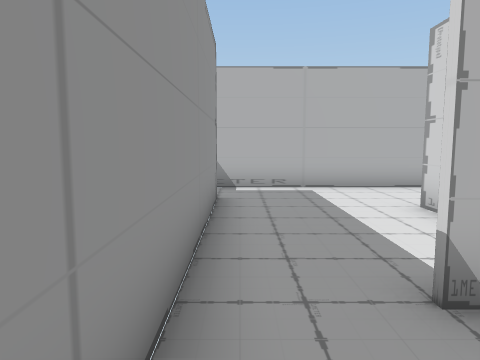
View 1 (above)

16 first-person views from a walk through a Unity game level. The camera is 1.2 m above the floor, tilts 6° down and sees 70° across. The floor is counted in squares, 1 m on a side. Each view is taken from the middle of a square. On the plan, view 1 faces up. The plan holds only what a view shows up to about 14 squares ahead; the rest is blank. The player is left out.

View 2
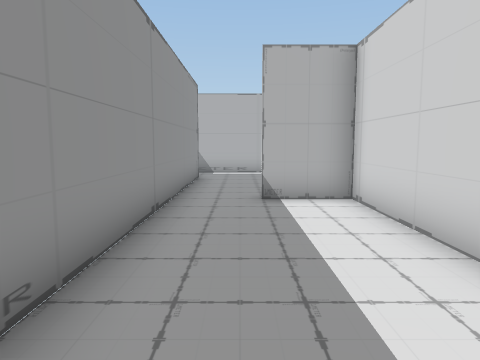

View 3
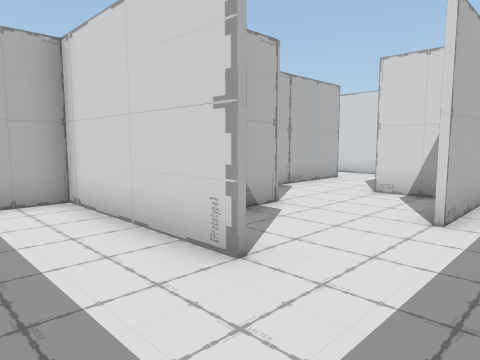

View 4
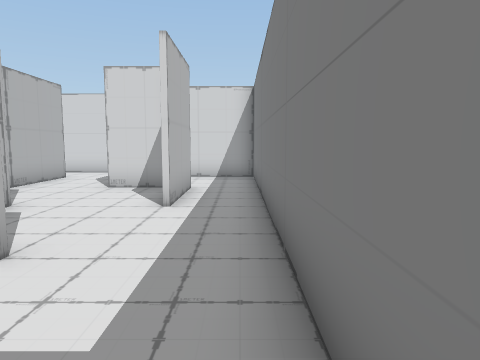

View 5
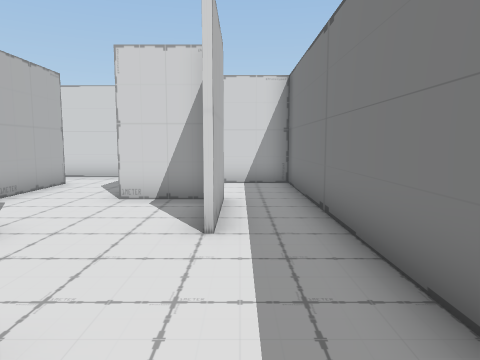

View 6
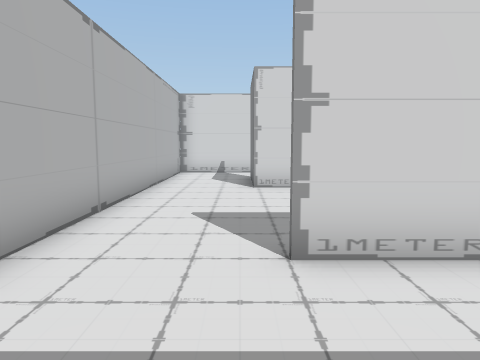

View 7
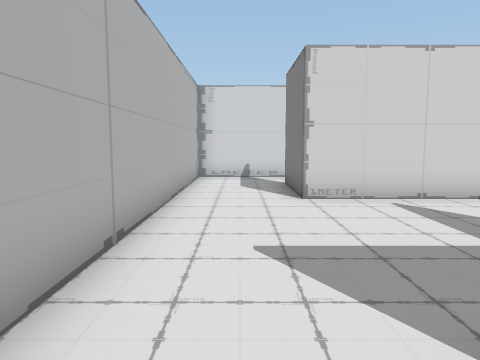

View 8
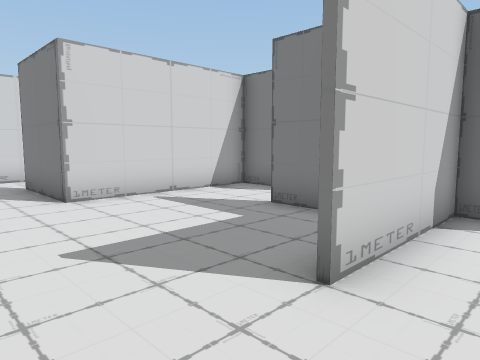

View 9
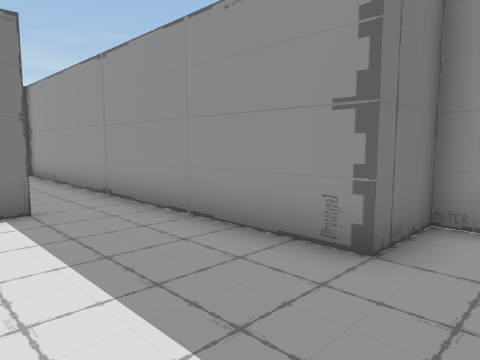

View 10
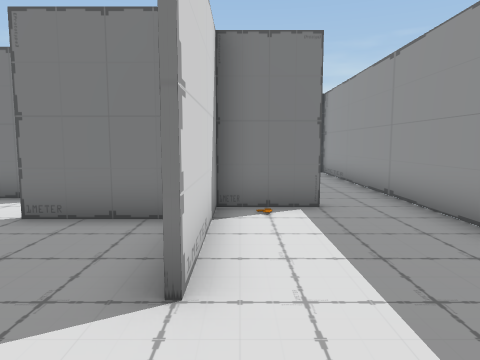

View 11
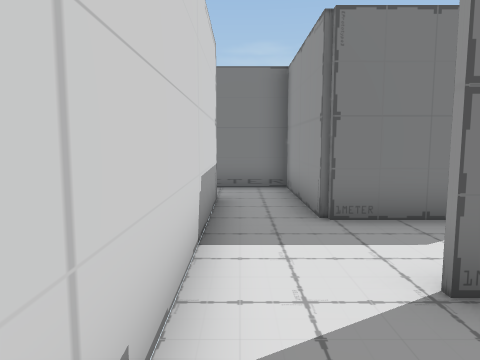

View 12
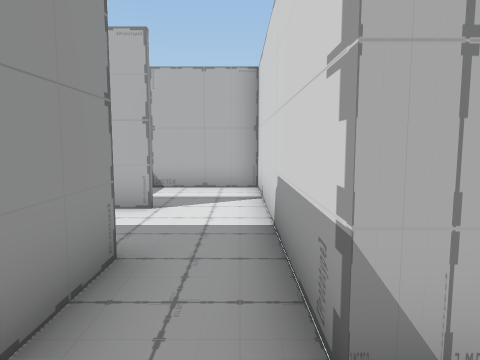

View 13
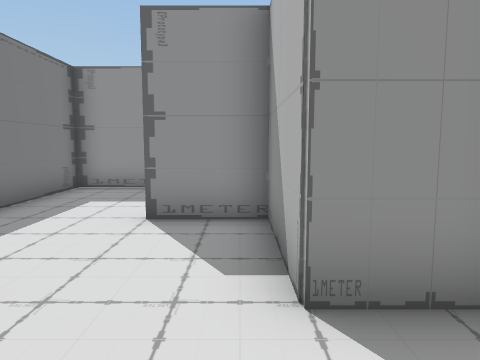

View 14
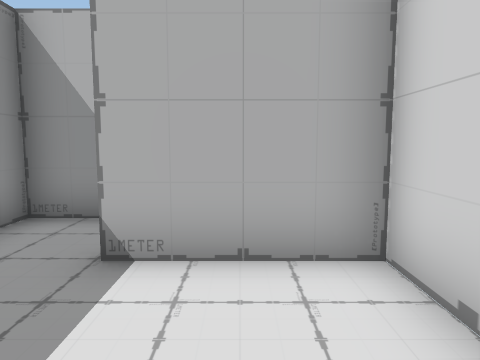

View 15
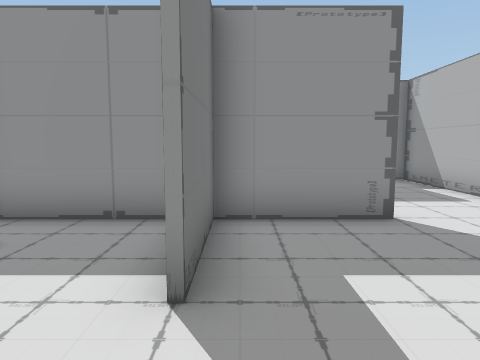

View 16
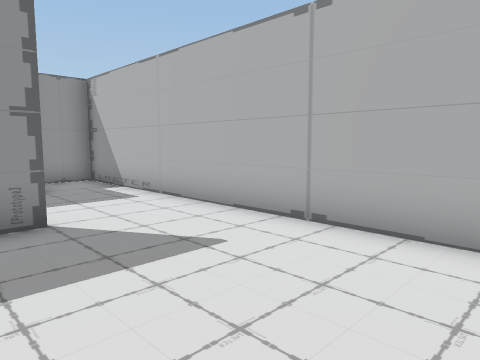

### Floor plan
Ten units are one square. View 1 is at (0, 0); x grows to the right and y downward. Boxes are objects, and circles mark ways between rooms. Rooms are numbered by the first view taken in them; rooms with no view inside come last. Other rooms are left out.
<svg viewBox="-30 -100 187 161">
<path fill="none" stroke="#000" d="M34 26 34 -31M35 -24 14 -24M66 -8 66 5 36 5 36 26M-5 -25 -5 55 64 55M94 32 94 12M36 -65 36 -36 66 -36M34 -31 34 -65M36 -29 36 -1M14 -25 35 -25M79 -14 94 -14 94 -65 125 -65M145 -76 145 -95 -25 -95 -25 -75 -5 -75 -5 -25M145 -14 145 -44 115 -44M152 35 145 35 145 -14M124 -13 89 -13M106 14 127 14 127 55M131 55 146 55M95 37 65 37M126 56 126 31M64 55 131 55M145 -61 145 -76M108 -65 96 -65 96 -58"/>
<circle cx="5" cy="-30" r="3" fill="#2a7"/>
<circle cx="100" cy="0" r="3" fill="#2a7"/>
<circle cx="70" cy="50" r="3" fill="#2a7"/>
<circle cx="135" cy="-70" r="3" fill="#2a7"/>
<circle cx="135" cy="-10" r="3" fill="#2a7"/>
<circle cx="110" cy="-50" r="3" fill="#2a7"/>
<text x="30" y="20">1</text>
<text x="50" y="-60">2</text>
<text x="120" y="-30">3</text>
<text x="140" y="10">4</text>
<text x="110" y="40">5</text>
<text x="130" y="-60">6</text>
<text x="110" y="-60">7</text>
</svg>
Room 1 opens to room 2. Room 1 opens to room 4. Room 1 opens to room 5. Room 2 opens to room 6. Room 3 opens to room 4. Room 3 opens to room 7.

Where each view was taken, in squares from view 1:
view 1: 0 up, 0 right, facing up
view 2: 5 down, 1 right, facing up
view 3: 5 down, 1 right, facing up-right
view 4: 5 down, 0 right, facing right
view 5: 4 down, 2 right, facing right
view 6: 7 up, 0 right, facing right
view 7: 8 up, 2 right, facing right
view 8: 9 up, 2 right, facing down-right
view 9: 9 up, 3 right, facing down-left
view 10: 9 up, 3 right, facing down
view 11: 4 up, 14 right, facing down
view 12: 5 down, 14 right, facing up
view 13: 1 down, 9 right, facing left
view 14: 1 up, 13 right, facing up
view 15: 4 up, 9 right, facing left
view 16: 5 up, 9 right, facing up-left
